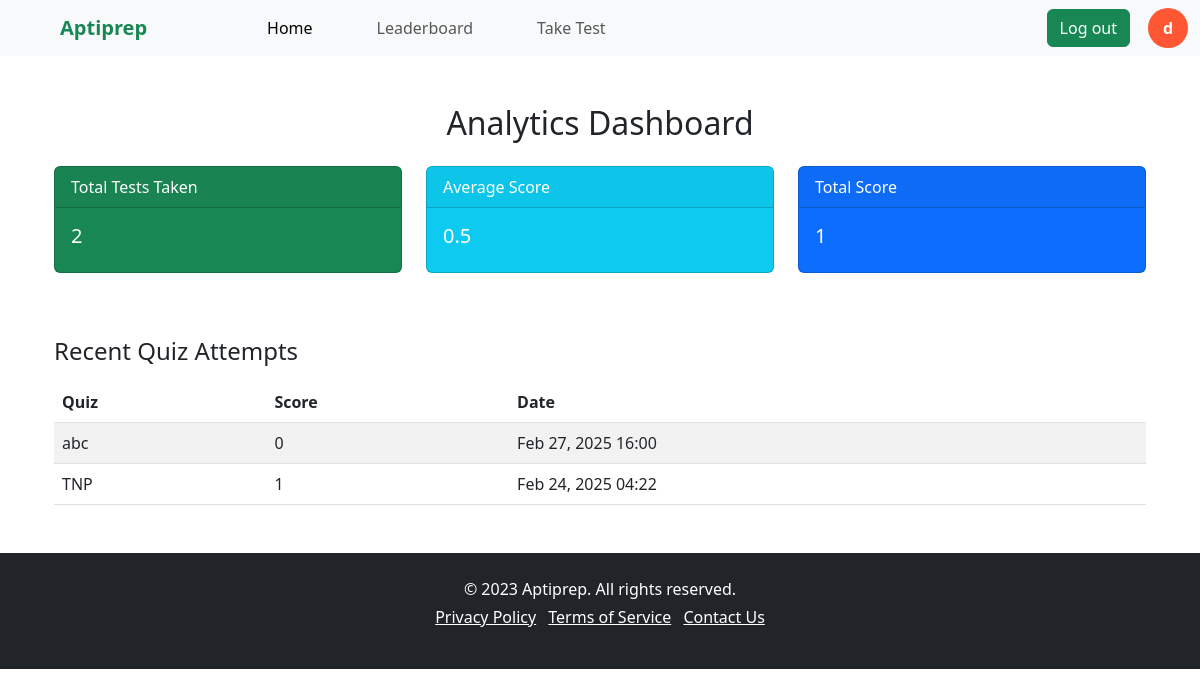
/analytics/dashboard/ (signed in), run on an earlier commit of the app's database.
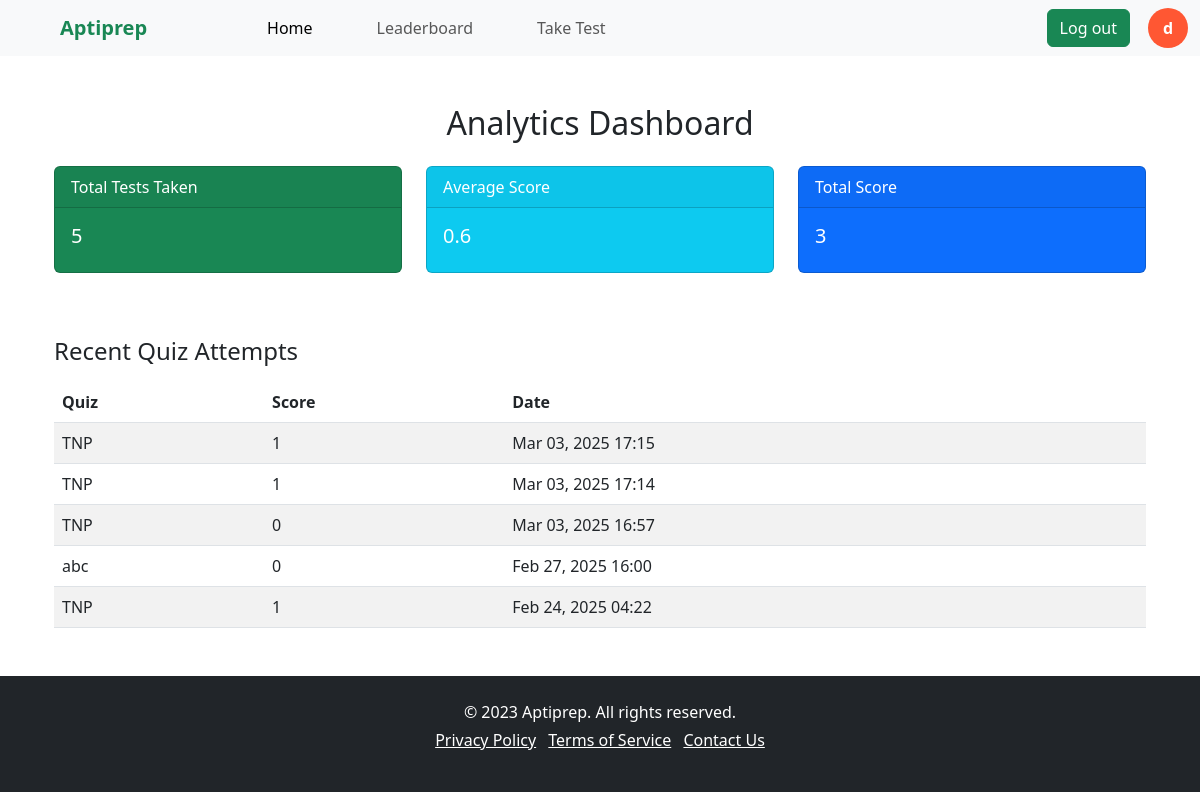
And on a later commit of the database.
### users/models.py (models this page shows, shortened)
class CustomUser(AbstractUser):
    ROLE_CHOICES = [
        ('student', 'Student'),
        ('faculty', 'Faculty'),
    ]
    role = models.CharField(max_length=10, choices=ROLE_CHOICES, default='student')

### quizzes/models.py (models this page shows, shortened)
class QuizAttempt(models.Model):
    user = models.ForeignKey(CustomUser, on_delete=models.CASCADE)
    quiz = models.ForeignKey(Quiz, on_delete=models.CASCADE)
    score = models.IntegerField()
    attempted_at = models.DateTimeField(auto_now_add=True)

class Quiz(models.Model):
    title = models.CharField(max_length=200)
    category = models.CharField(max_length=100, choices=[("Aptitude", "Aptitude"), ("Coding", "Coding"), ("Logical", "Logical")])
    created_by = models.ForeignKey(CustomUser, on_delete=models.CASCADE, limit_choices_to={'role': 'faculty'})
    created_at = models.DateTimeField(auto_now_add=True)
    duration = models.IntegerField(help_text="Duration in minutes")

### analytics/views.py (the view)
# urls.py: path('dashboard/', dashboard, name='analytics_dashboard'),
def dashboard(request):
    user = request.user
    attempts = QuizAttempt.objects.filter(user=user)
    total_tests = attempts.count()
    average_score = attempts.aggregate(avg=Avg('score'))['avg'] or 0
    total_score = attempts.aggregate(total=Sum('score'))['total'] or 0
    context = {
        'total_tests': total_tests,
        'average_score': round(average_score, 2),
        'total_score': total_score,
        'attempts': attempts.order_by('-attempted_at')[:5],  # recent 5 attempts
    }
    return render(request, 'analytics/dashboard.html', context)

### templates/analytics/dashboard.html
{% extends 'base.html' %}
{% block content %}
<div class="container mt-5">
   <h2 class="text-center">Analytics Dashboard</h2>
   <div class="row mt-4">
      <div class="col-md-4">
         <div class="card text-white bg-success mb-3">
            <div class="card-header">Total Tests Taken</div>
            <div class="card-body">
               <h5 class="card-title">{{ total_tests }}</h5>
            </div>
         </div>
      </div>
      <div class="col-md-4">
         <div class="card text-white bg-info mb-3">
            <div class="card-header">Average Score</div>
            <div class="card-body">
               <h5 class="card-title">{{ average_score }}</h5>
            </div>
         </div>
      </div>
      <div class="col-md-4">
         <div class="card text-white bg-primary mb-3">
            <div class="card-header">Total Score</div>
            <div class="card-body">
               <h5 class="card-title">{{ total_score }}</h5>
            </div>
         </div>
      </div>
   </div>
   <h4 class="mt-5">Recent Quiz Attempts</h4>
   <table class="table table-striped mt-3">
      <thead>
         <tr>
            <th>Quiz</th>
            <th>Score</th>
            <th>Date</th>
         </tr>
      </thead>
      <tbody>
         {% for attempt in attempts %}
         <tr>
            <td>{{ attempt.quiz.title }}</td>
            <td>{{ attempt.score }}</td>
            <td>{{ attempt.attempted_at|date:"M d, Y H:i" }}</td>
         </tr>
         {% empty %}
         <tr>
            <td colspan="3" class="text-center">No attempts available.</td>
         </tr>
         {% endfor %}
      </tbody>
   </table>
</div>
{% endblock %}

### templates/base.html (shortened to what this page needs)
{% load static %}
<!DOCTYPE html>
<html lang="en">
<head>
  <link rel="stylesheet" href="{% static 'css/styles.css' %}">
  <link rel="stylesheet" href="https://cdn.jsdelivr.net/npm/bootstrap@5.3.0/dist/css/bootstrap.min.css">
</head>
<body>
<nav class="navbar navbar-expand-lg bg-body-tertiary sticky-top">
  <div class="container-fluid">
    <a class="navbar-brand text-success ms-5 fw-bold" href="/">Aptiprep</a>
    <div class="collapse navbar-collapse" id="navbarSupportedContent">
      <ul class="navbar-nav me-auto mb-2 mb-lg-0 ms-5">
        <li class="nav-item ms-5">
          <a class="nav-link active" aria-current="page" href="/">Home</a>
        </li>
        {% if user.is_authenticated %}
        <li class="nav-item ms-5">
          <a class="nav-link" href="{% url 'global_leaderboard' %}">Leaderboard</a>
        </li>
        {% if user.role == "faculty" %}
        <li class="nav-item ms-5">
          <a class="nav-link" href="{% url 'create_quiz' %}">Create Test</a>
        </li>
        {% else %}
        <li class="nav-item ms-5">
          <a class="nav-link" href="{% url 'quiz_list' %}">Take Test</a>
        </li>
        {% endif %}
        {% endif %}
      </ul>
      {% if user.is_authenticated %}
      <form action="{% url 'logout' %}" method="post" style="display: inline;">
        <button type="submit" class="btn btn-success mx-about me-2 hover-bg-black">Log out</button>
      </form>
      <a href="{% url 'profile' %}" class="profile-icon" id="profileIcon">
        {{ user.username|slice:":1" }}
      </a>
      {% else %}
      <button class="btn btn-success mx-about me-2 hover-bg-black" type="button" onclick="window.location.href='/users/login'">Log in</button>
      <button class="btn btn-success hover-bg-black" type="button" onclick="window.location.href='/users/register'">Sign in</button>
      {% endif %}
    </div>
  </div>
</nav>
<div class="container mt-4">
  {% block content %}{% endblock %}
</div>
<footer class="bg-dark text-white text-center py-4 mt-5">
  <div class="container">
    <p class="mb-1">&copy; 2023 Aptiprep. All rights reserved.</p>
    <ul class="list-inline">
      <li class="list-inline-item"><a href="#" class="text-white">Privacy Policy</a></li>
      <li class="list-inline-item"><a href="#" class="text-white">Terms of Service</a></li>
      <li class="list-inline-item"><a href="#" class="text-white">Contact Us</a></li>
    </ul>
  </div>
</footer>
</body>
</html>

### templates/base.html (style rules this page uses)
.profile-icon { display: inline-block; width: 40px; height: 40px; border-radius: 50%; background-color: #ccc; color: #fff; text-align: center; line-height: 40px; font-weight: bold; margin-left: 10px; text-decoration: none; }

What changed in the data, as far as the page shows it:
added QuizAttempt: quiz "TNP", score "1", attempted_at "Mar 03, 2025 17:15"
added QuizAttempt: quiz "TNP", score "1", attempted_at "Mar 03, 2025 17:14"
added QuizAttempt: quiz "TNP", score "0", attempted_at "Mar 03, 2025 16:57"
Also different on the page:
{{ total_tests }}: "2" → "5"
{{ average_score }}: "0.5" → "0.6"
{{ total_score }}: "1" → "3"
